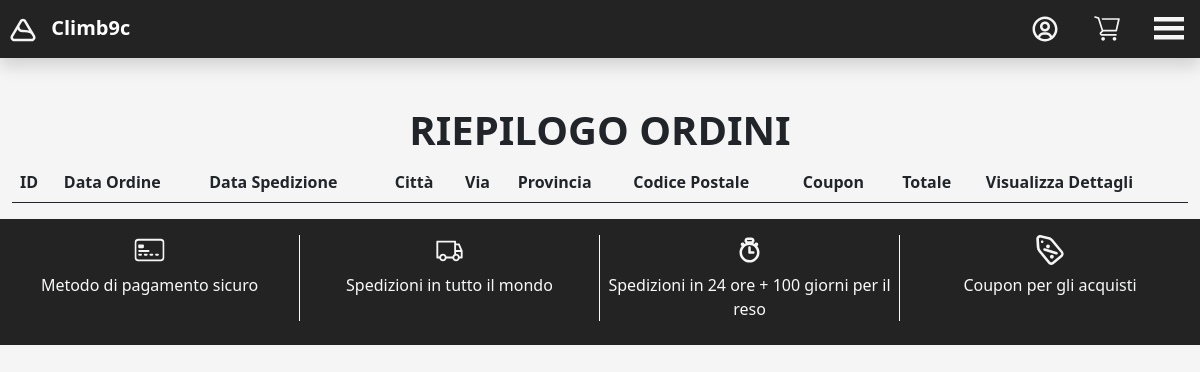
Page /orders-summary.php (signed in) on the earlier database version.
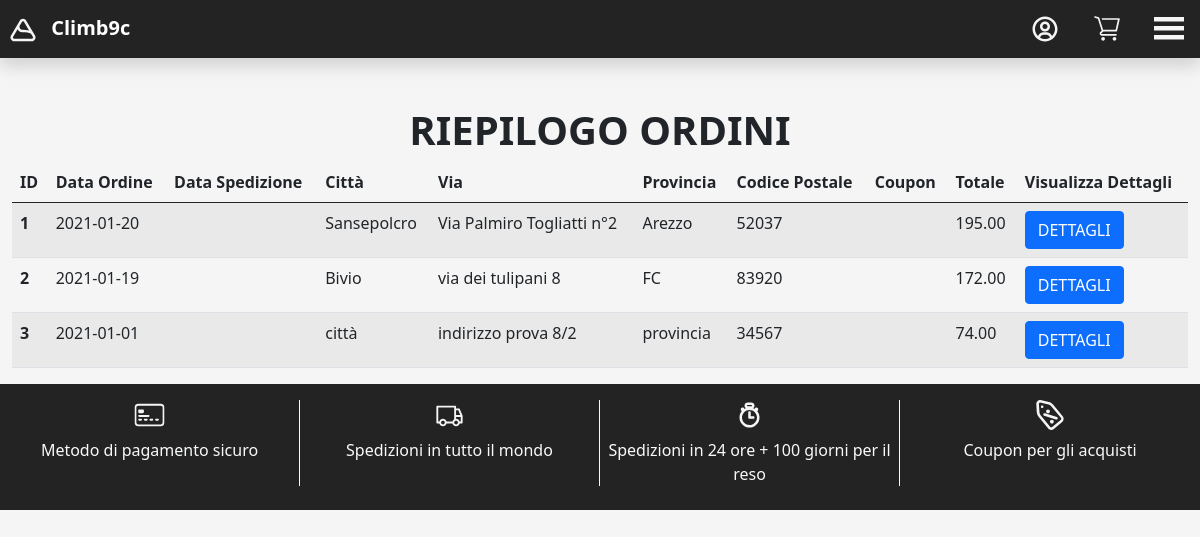
Same page on the later database version.
### tables this page shows
CREATE TABLE `order` (
  `idORDER` int(11) NOT NULL,
  `date` date NOT NULL,
  `customer_address` int(11) NOT NULL,
  `shipping_date` date DEFAULT NULL,
  `COUPONcode` varchar(10) DEFAULT NULL
);

### html/orders-summary.php (called while the page is built)
<?php
require_once 'bootstrap.php';
$templateParams["title"]="Climb9c - Riepilogo ordini";
$templateParams["search_bar"] = FALSE;
$templateParams["name"] = "orders-summary-template.php";
if(isset($_SESSION["idCUSTOMER"])){
    $templateParams["customerOrders"] = $dbh->getOrders($_SESSION["idCUSTOMER"]);
}
$templateParams["categories"]=$dbh->getCategories();
foreach($templateParams["categories"] as $category){
    $templateParams[$category["id"]."-subcategory"]=$dbh->getSubcategories($category["id"]);
}
require './template/base.php';
?>

### html/db/database.php (called while the page is built, shortened)
<?php
class DatabaseHelper{
    private $db;
    public function __construct($servername, $username, $password, $dbname, $port){
        $this->db = new mysqli($servername, $username, $password, $dbname, $port);
    }
    public function getCategories(){
      $query = "SELECT name, idCATEGORY AS id FROM category";
      $stmt = $this->db->prepare($query);
      $stmt->execute();
      $result = $stmt->get_result();
      return $result->fetch_all(MYSQLI_ASSOC);
    }
    public function getSubcategories($idCategory){
      $query = "SELECT s.name, s.idSUBCATEGORY AS id FROM subcategory s, category c WHERE s.idCATEGORY=?";
      $stmt = $this->db->prepare($query);
      $stmt->bind_param('i',$idCategory);
      $stmt->execute();
      $result = $stmt->get_result();
      return $result->fetch_all(MYSQLI_ASSOC);
    }
    public function getOrders($idCUSTOMER){
      $query = "SELECT o.idORDER, o.date, o.shipping_date, o.COUPONcode, a.street, a.province, a.city, a.zip_code, SUM(p.unit_price) AS total_price
      FROM (((`order` o JOIN `customer_address` c ON o.customer_address=c.idCUSTOMER_ADDRESS)
      JOIN `address` a ON c.idADDRESS=a.idADDRESS)
      JOIN `product_order` p ON p.idORDER=o.idORDER)
      WHERE c.idCUSTOMER=?
      GROUP BY o.idORDER";
      $stmt = $this->db->prepare($query);
      $stmt->bind_param('i',$idCUSTOMER);
      $stmt->execute();
      $result = $stmt->get_result();
      return $result->fetch_all(MYSQLI_ASSOC);
    }
}
?>

### html/bootstrap.php (called while the page is built, shortened)
<?php
require_once("db/database.php");
$dbh = new DatabaseHelper("4.tcp.ngrok.io", "root", "", "climb_9c", 15989);
?>

### html/template/orders-summary-template.php (the view)
<div class="row mx-auto mt-5 mb-2">
    <div class="col-12 m-auto">
        <h1 class="m-auto fw-bold text-center">RIEPILOGO ORDINI</h1>
    </div>
</div>
<div class="row m-auto">
    <div class="col-md-12 m-auto">
        <table class="table table-striped">
            <thead>
              <tr>
                <th scope="col">ID</th>
                <th scope="col">Data Ordine</th>
                <th scope="col">Data Spedizione</th>
                <th scope="col">Città</th>
                <th scope="col">Via</th>
                <th scope="col">Provincia</th>
                <th scope="col">Codice Postale</th>
                <th scope="col">Coupon</th>
                <th scope="col">Totale</th>
                <th scope="col">Visualizza Dettagli</th>
              </tr>
            </thead>
            <tbody>
            <?php foreach($templateParams["customerOrders"] as $order): ?>
              <tr>
                <th scope="row"><?php echo $order["idORDER"] ?></th>
                <td><?php echo $order["date"] ?></td>
                <td><?php echo $order["shipping_date"] ?></td>
                <td><?php echo $order["city"] ?></td>
                <td><?php echo $order["street"] ?></td>
                <td><?php echo $order["province"] ?></td>
                <td><?php echo $order["zip_code"] ?></td>
                <td><?php echo $order["COUPONcode"] ?></td>
                <td><?php echo $order["total_price"] ?></td>
                <td><button type="button" class="btn btn-primary">DETTAGLI</button></td>
              </tr>
              <?php endforeach; ?>
            </tbody>
          </table>
    </div>
</div>

Differences in the rows shown:
added order: idORDER "1", date "2021-01-20", city "Sansepolcro", street "Via Palmiro Togliatti n°2", province "Arezzo", zip_code "52037", total_price "195.00"
added order: idORDER "2", date "2021-01-19", city "Bivio", street "via dei tulipani 8", province "FC", zip_code "83920", total_price "172.00"
added order: idORDER "3", date "2021-01-01", city "città", street "indirizzo prova 8/2", province "provincia", zip_code "34567", total_price "74.00"
